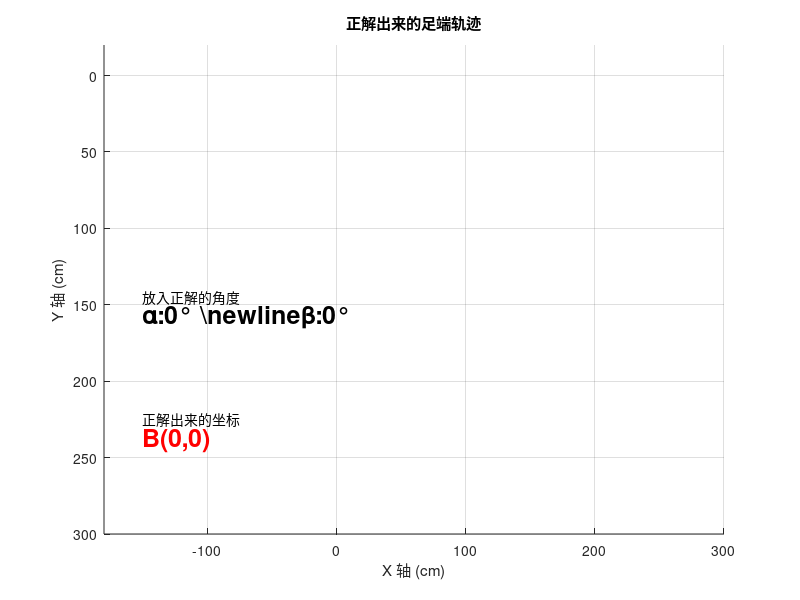

MATLAB code for this plot: (Note: this script raises an error after producing the figure.)
function FKAnimate()
    L1 = 150;
    L2 = 250;
    L3 = 250;
    L4 = 150;
    L5 = 108;

    %轨迹生成2
    t = linspace(-10, 118, 128);
    offset = 240;
    amp = 40;
    period = 128;
    X_traj = t;
    Y_traj = offset + amp * sin((2*pi/period)*t);

    figure; hold on;  grid on;
    % axis equal;
    title('正解出来的足端轨迹');
    xlabel('X 轴 (cm)');
    ylabel('Y 轴 (cm)');
    xlim([-180 300]);   % X 轴范围从 -1 到 1
    ylim([-20 300]);   % Y 轴范围从 -1 到 1 
    set(gca, 'YDir', 'reverse')

    htoFKText = text(-150,140,'放入正解的角度','FontSize', 10, 'HorizontalAlignment', 'left', 'VerticalAlignment', 'top');
    hAlphaBetaText = text(-150,150,'\alpha:0° \newline\beta:0°','FontSize', 18, 'HorizontalAlignment', 'left', 'VerticalAlignment', 'top','FontWeight', 'bold');
    
    hafterFKText = text(-150,220,'正解出来的坐标','FontSize', 10, 'HorizontalAlignment', 'left', 'VerticalAlignment', 'top');
    hBCoordText = text(-150,230,'B(0,0)','FontSize', 18, 'HorizontalAlignment', 'left', 'VerticalAlignment', 'top','FontWeight', 'bold', 'Color', 'r');

    hTrace = plot(NaN, NaN, 'r.', 'MarkerSize', 5);  % 轨迹点
    hBPoint = plot(NaN, NaN, 'k.', 'MarkerSize', 30); % 运动点
    BTraj = [];

    while true
        for i = 1:length(X_traj)
            X = X_traj(i);
            Y = Y_traj(i);
            % 调用逆解函数,根据B点轨迹点求出逆解
            IKResult = inverseKinematics(X, Y);
            B = [X,Y];
            
            % 将逆解出来的α和β放进正解，求出B点坐标
            FKResult = forwardKinematics(rad2deg(IKResult.alpha),rad2deg(IKResult.beta));
            FK_B = [FKResult.x,FKResult.y];

            % 保存轨迹
            BTraj = [BTraj; B];

            set(hAlphaBetaText,'String',sprintf('α:%.2f° \nβ:%.2f° ', rad2deg(IKResult.alpha), rad2deg(IKResult.beta)));
            set(hBCoordText,'String',sprintf('B(%d,%d)', round(FK_B(1)),round(FK_B(2))));

            % 更新轨迹
            set(hTrace, 'XData', BTraj(:,1), 'YData', BTraj(:,2));
            set(hBPoint, 'XData', FK_B(1), 'YData', FK_B(2));

            drawnow;
            pause(0.03);
        end
    end
